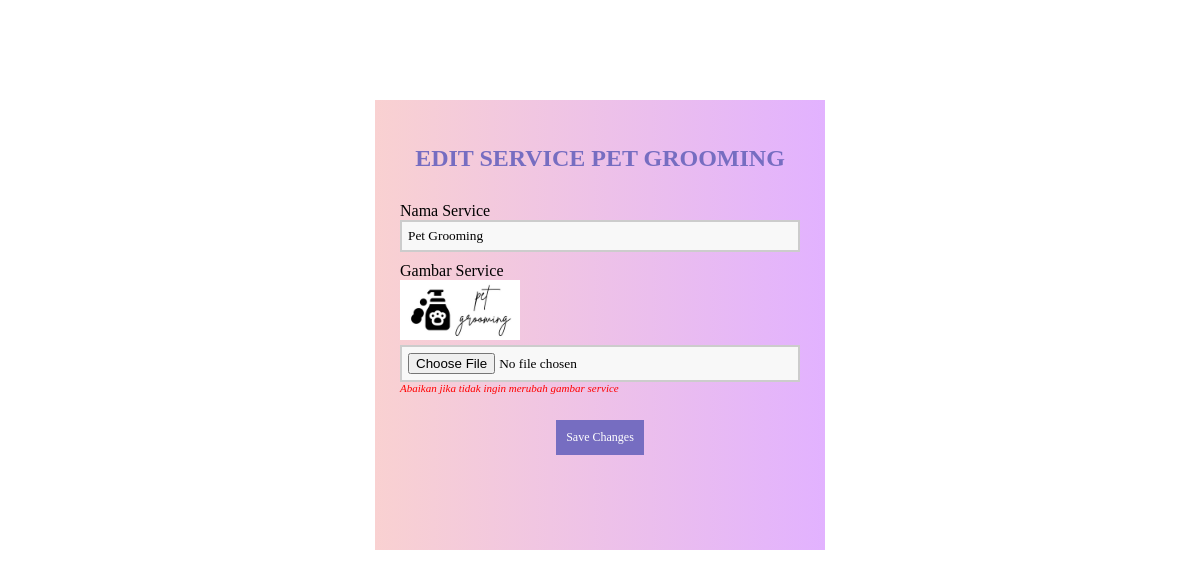
/edit_service.php?id=101, run on the app's committed database.
### tables this page shows
CREATE TABLE `service` (
  `id` int(7) NOT NULL,
  `nama` varchar(30) NOT NULL,
  `service` varchar(255) NOT NULL
);

### edit_service.php (the view, shortened to what this page needs)
<?php
    include 'connection.php';
    if (isset($_GET['id']))
    {
        $id = ($_GET["id"]);
        $query = "SELECT * FROM service WHERE id='$id'";
        $result = mysqli_query($conn, $query);
        $data = mysqli_fetch_assoc($result);
    }
    else
    {
        echo "<script>alert('Masukkan data id.');window.location='about_service.php';</script>";
    }
?>
<!DOCTYPE html>
<html>
<head>
</head>
<body>
    <form method="POST" action="editing_service.php" enctype="multipart/form-data" >
    <section class="base">
    <center>
        <h1>Edit Service <?php echo $data['nama']; ?></h1>
    <center>
        <div>
          <label>Nama Service</label>
          <input type="text" name="nama" value="<?php echo $data['nama']; ?>" autofocus="" required="" />
        </div>
        <div>
          <label>Gambar Service</label>
          <img src="gambar/<?php echo $data['service']; ?>" style="width: 120px;float: left;margin-bottom: 5px;">
          <input type="file" name="service" />
          <i style="float: left;font-size: 11px;color: red">Abaikan jika tidak ingin merubah gambar service</i>
        </div><br>
        <div>
         <button type="submit">Save Changes</button>
        </div>
        </section>
      </form>
  </body>
</html>
</body>

### edit_service.php (style rules this page uses)
* { font-family: "Trebuchet MS"; }
h1 { text-transform: uppercase; color: #766dc1; }
button { background-color: #766dc1; color: #fff; padding: 10px; text-decoration: none; font-size: 12px; border: 0px; margin-top: 20px; }
label { margin-top: 10px; float: left; text-align: left; width: 100%; }
input { padding: 6px; width: 100%; box-sizing: border-box; background: #f8f8f8; border: 2px solid #ccc; outline-color: salmon; }
div { width: 100%; height: auto; }
.base { width: 400px; height: 400px; padding: 25px; margin-top : 100px; margin-left: auto; margin-right: auto; background: -webkit-linear-gradient(right, #e2b2ff, #f9d1d1); }

### data on the page
service: nama "PET GROOMING", nama "Pet Grooming", service (picture)
